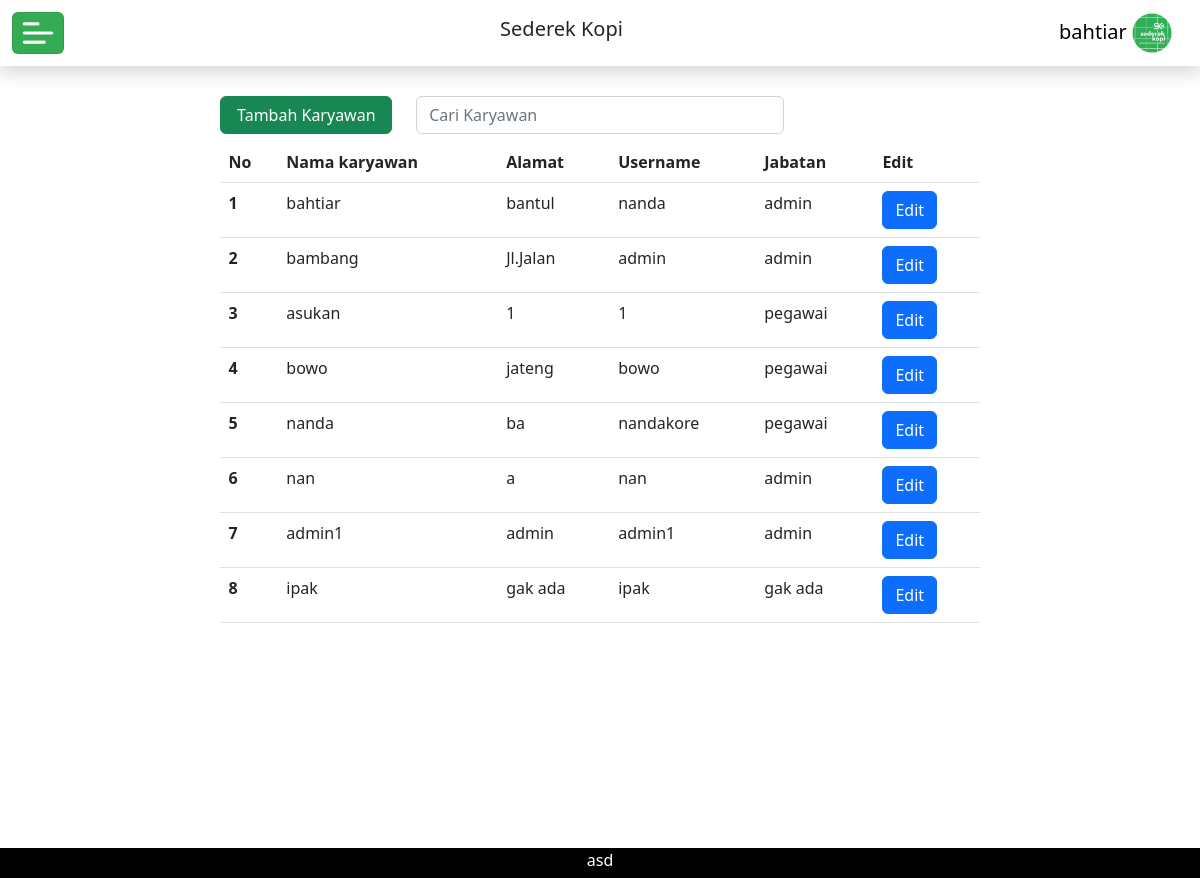
The page /admin/karyawan/karyawan.php (signed in) on the database its author committed.
### tables this page shows
CREATE TABLE `karyawan` (
  `id_karyawan` int(11) NOT NULL,
  `nama_karyawan` varchar(30) NOT NULL,
  `jabatan` varchar(10) NOT NULL,
  `alamat` varchar(40) NOT NULL,
  `username` varchar(30) NOT NULL,
  `passwords` varchar(40) NOT NULL,
  `my_key` varchar(40) NOT NULL
);

### admin/karyawan/karyawan.php (the view, shortened to what this page needs)
<?php
require'../../koneksi/conn.php';
$result = mysqli_query($koneksi,"SELECT * FROM `karyawan` ");
?>
<!doctype html>
<html lang="en">
<head>
    <link rel="stylesheet" href="../cssadmin.css">
    <link href="https://cdn.jsdelivr.net/npm/bootstrap@5.2.0/dist/css/bootstrap.min.css" rel="stylesheet"
>
</head>
<body>
    <div>
        <nav class="navbar  fixed-top shadow mb-5  nav">
            <div class="container-fluid">
                <button class="navbar-toggler " type="button" data-bs-toggle="offcanvas"
                    data-bs-target="#offcanvasNavbar" aria-controls="offcanvasNavbar">
                    <span class="iconburger"><img src="../gambar/menu3.png"  alt=""></span>
                </button>
                <h5 class="" id="offcanvasNavbarLabel">Sederek Kopi</h5>
                <div class="navbar-brand">
                    <a class="" href="#"><?= $_SESSION['nama_karyawan'] ?></a>
                <img  src="../gambar/logo_Sk.PNG" alt="">
                </div>
            </div>
        </nav>
        <div class="row mt-5 px-3" style="margin:0;min-height: 100vh;">
            <div class="col-9 mt-5 mx-lg-auto mx-0 mx-sm-auto px-0 " style="width:65%">
                <div class="row">
                    <div class="col-xl-3 col-10">
                    <button type="button" class="btn btn-success w-100 mb-2" id="asw " data-bs-toggle="modal" data-bs-target="#asw">
                        Tambah Karyawan
                    </button>
                    </div>
                    <div class="col-xl-9 col-10 w-50">
                    <input type="text" id="myInput"  class="form-control " onkeyup='tableSearch()' placeholder="Cari Karyawan">
                    </div>
                </div>
                <table class="table" id="myTable" >
                    <thead >
                        <tr>
                            <th scope="col">No</th>
                            <th scope="col">Nama karyawan</th>
                            <th scope="col">Alamat</th>
                            <th scope="col">Username</th>
                            <th scope="col">Jabatan</th>
                            <th scope="col">Edit</th>
                        </tr>
                    </thead>
                    <tbody>
                        <?php
                       $counter = 1;
                       while($row = mysqli_fetch_array($result)){ ?>
                        <tr>
                            <th scope="row"><?= $counter  ?></th>
                            <td><?= $row['nama_karyawan'] ?></td>
                            <td><?= $row['alamat'] ?></td>
                            <td><?= $row['username'] ?></td>
                            <td><?= $row['jabatan'] ?></td>
                            <td><button class="btn btn-primary" id="<?= $row['id_karyawan'] ?> " data-bs-toggle="modal"
                                    data-bs-target="#asws<?= $row['id_karyawan'] ?>">Edit</button></td>
                        </tr>
                        <?php
                    $counter++;
                } ?>
                    </tbody>
                </table>
            </div>
        </div>
        <footer class="footer">
            asd
        </footer>
</body>
</html>

### admin/cssadmin.css (style rules this page uses)
* { padding: 0px; margin: 0px; }
body { max-height: 100vh; height: 100%; margin: 0; }
.footer { position: sticky; top: 100%; width: 100%; height: 30px; color: white; background-color: rgb(0, 0, 0); }
* { scrollbar-width: none; scrollbar-color: #000000 #a77b7b; }
footer { text-align: center; }

### admin/karyawan/karyawan.php (style rules this page uses)
.nav { background-color: white; }
.container-fluid img { width: 40px; }
.navbar-toggler { background-color: #34ac54; }
a { text-decoration: none; color: black; }
.navbar-toggler { padding: 0px 5px 0px 5px; }

### rows shown on the page
karyawan: nama_karyawan "bahtiar", alamat "bantul", username "nanda", jabatan "admin"
karyawan: nama_karyawan "bambang", alamat "Jl.Jalan", username "admin", jabatan "admin"
karyawan: nama_karyawan "asukan", alamat "1", username "1", jabatan "pegawai"
karyawan: nama_karyawan "bowo", alamat "jateng", username "bowo", jabatan "pegawai"
karyawan: nama_karyawan "nanda", alamat "ba", username "nandakore", jabatan "pegawai"
karyawan: nama_karyawan "nan", alamat "a", username "nan", jabatan "admin"
karyawan: nama_karyawan "admin1", alamat "admin", username "admin1", jabatan "admin"
karyawan: nama_karyawan "ipak", alamat "gak ada", username "ipak", jabatan "gak ada"

### other values the page prints
$_SESSION['nama_karyawan'] "bahtiar"
